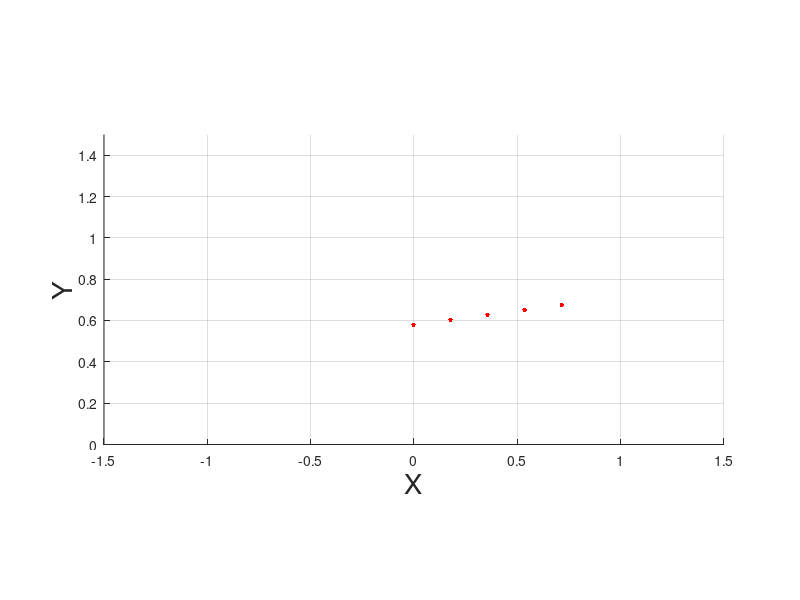

The MATLAB source for this figure:
clear; close all; clc;

A = (0.4*(rand(3,1)+1) - [-0.288-0.08;  0;      0.0645-.08-.26-.203   ])
B = ([0.4*(rand(1,1)+1); 0.4*(rand(1,1)+1); 0.4*(rand(1,1)+1)] - [-0.288-0.08;  0;      0.0645-.08-.26-.203   ])
B = [-B(1); B(2); -B(3)]
n = 10;

%% Checking if the coordinates x, y aren't outside of the robots reach
%% Using a simplified checking process.

if (sqrt(A(1)^2) < 0.001*854.889-(-0.288-0.08) && sqrt(A(1)^2) > 0.001*241.34-(-0.288-0.08) && sqrt(A(2)^2) < 0.001*854.88 && sqrt(A(2)^2) > 0.001*241.34 &&
  sqrt(B(1)^2) < 0.001*854.88-(-0.288-0.08) && sqrt(B(1)^2) > 0.001*241.34-(-0.288-0.08) && sqrt(B(2)^2) < 0.001*854.88 && sqrt(B(2)^2) > 0.001*241.34 &&
  sqrt(A(3)^2) < 0.001*779.88-(0.0645-.08-.26-.203) && sqrt(A(3)^2) > 0.001*166.34-(0.0645-.08-.26-.203) &&
  sqrt(B(3)^2) < 0.001*779.88-(0.0645-.08-.26-.203) && sqrt(B(3)^2) > 0.001*166.34-(0.0645-.08-.26-.203))

  printf('the range is  valid in X, Y, Z\n')

else
  printf('the range is not valid in X,Y, Z\n')

end



x = [A(1), B(1)];
y = [A(2), B(2)];
z = [A(3), B(3)];

%% Create the interpolations and the values of each point

New_x = linspace(x(1),x(2),n+2); % Includes given points
New_y = linspace(y(1),y(2),n+2); % Includes given points
New_z = linspace(z(1),z(2),n+2); % Includes given points
New_x(end)=[];
New_x(1)=[];
New_y(end)=[];
New_y(1)=[];
New_z(end)=[];
New_z(1)=[];

%% interpolated points for the robot pass through


p_inter = [A(1), New_x, B(1); A(2), New_y, B(2); A(3), New_z, B(3)]


% Plot the graph and the points interpolations

clf; hold on;

 plot3(New_x,New_y,New_z, 'r.', 'markersize', 10);
 axis equal; axis([-1.5 1.5 0 1.5 0 1.5]);
 xlabel('X', 'fontsize', 20); ylabel('Y', 'fontsize', 20); zlabel('Z', 'fontsize', 20); grid on;
drawnow;

